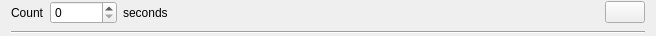
<?xml version="1.0" encoding="UTF-8"?>
<ui version="4.0">
 <class>Form</class>
 <widget class="QWidget" name="Form">
  <property name="geometry">
   <rect>
    <x>0</x>
    <y>0</y>
    <width>656</width>
    <height>36</height>
   </rect>
  </property>
  <property name="windowTitle">
   <string>Form</string>
  </property>
  <layout class="QVBoxLayout" name="verticalLayout">
   <property name="topMargin">
    <number>0</number>
   </property>
   <property name="bottomMargin">
    <number>0</number>
   </property>
   <item>
    <layout class="QHBoxLayout" name="horizontalLayout">
     <item>
      <widget class="QLabel" name="label">
       <property name="text">
        <string>Count</string>
       </property>
      </widget>
     </item>
     <item>
      <widget class="QSpinBox" name="seconds">
       <property name="maximum">
        <number>1000000</number>
       </property>
      </widget>
     </item>
     <item>
      <widget class="QLabel" name="label_2">
       <property name="text">
        <string>seconds</string>
       </property>
      </widget>
     </item>
     <item>
      <spacer name="horizontalSpacer">
       <property name="orientation">
        <enum>Qt::Horizontal</enum>
       </property>
       <property name="sizeHint" stdset="0">
        <size>
         <width>40</width>
         <height>20</height>
        </size>
       </property>
      </spacer>
     </item>
     <item>
      <widget class="QPushButton" name="delBtn">
       <property name="sizePolicy">
        <sizepolicy hsizetype="Minimum" vsizetype="Fixed">
         <horstretch>0</horstretch>
         <verstretch>0</verstretch>
        </sizepolicy>
       </property>
       <property name="text">
        <string/>
       </property>
       <property name="icon">
        <iconset resource="../../../../../../resources/nicos-gui.qrc">
         <normaloff>:/remove</normaloff>:/remove</iconset>
       </property>
      </widget>
     </item>
    </layout>
   </item>
   <item>
    <widget class="Line" name="line">
     <property name="orientation">
      <enum>Qt::Horizontal</enum>
     </property>
    </widget>
   </item>
  </layout>
 </widget>
 <tabstops>
  <tabstop>seconds</tabstop>
  <tabstop>delBtn</tabstop>
 </tabstops>
 <resources>
  <include location="../../../../../../resources/nicos-gui.qrc"/>
 </resources>
 <connections/>
</ui>
